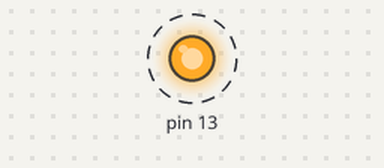
This sketch was run on a simulated Arduino Uno, built with avr-gcc and run on an emulated ATmega328P. Parts: output pins drawn as LEDs (lit = HIGH). Dashed ring = blinking.

Above: at 0.2 s.
Timing chart, 0 to 3.0 s (numbered marks = the images above):
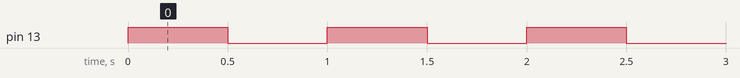

The sketch:

led_library.ino
```cpp
#include "led.h"

led led(13);

void setup() {

led.initPin();
}

void loop() {

 led.blinks(500);

}
```

led.cpp
```cpp
#include "led.h"

led::led(int pin){
  _pin=pin;
}
void led::initPin(){
  pinMode(_pin,OUTPUT);
}
void led::blinks(int delays){
  digitalWrite(_pin,HIGH);
  delay(delays);
  digitalWrite(_pin,LOW);
  delay(delays);
}
```

led.h
```cpp
#ifndef LED_H
#define LED_H

#include <Arduino.h>

class led
{
  public:
    led(int pin);
    void initPin();
    void blinks(int delays);
  private:
    int _pin;
};


#endif
```

Measured:
- by itself, pin 13: alternates HIGH for 0.50 s and LOW for 0.50 s
